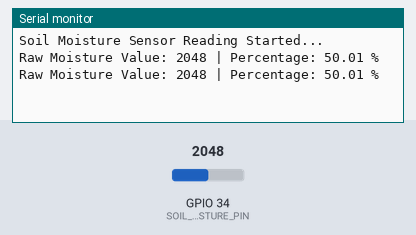
This sketch was run on a simulated ESP32. On the bench: the last lines printed to the serial monitor. Inputs (shaded band) come from the test bench; at power-on: GPIO 34 (SOIL_MOISTURE_PIN) = 2048.

Above: at 2.2 s.
2.3 s: GPIO 34 (SOIL_MOISTURE_PIN) set to 2866
At 3.4 s:
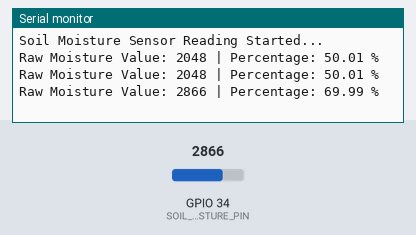
3.8 s: GPIO 34 (SOIL_MOISTURE_PIN) set to 3603
At 4.8 s:
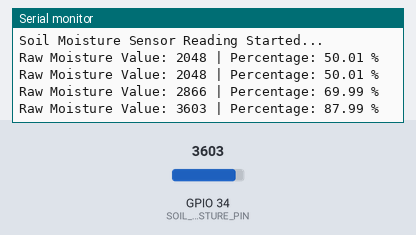
Timing chart, 0 to 6.8 s (numbered marks = the images above; inputs shaded):
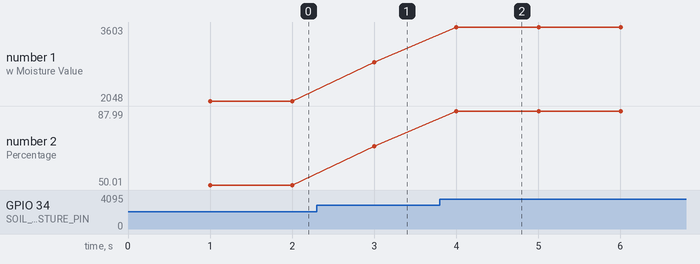

Measured:
- after the input at 2.3 s, the serial monitor: prints a new line after 0.70 s (image 1)
- after the input at 3.8 s, the serial monitor: prints a new line after 0.20 s (image 2)
- plotted number 1: 2048 → 2866 after the input at 2.3 s, 2866 → 3603 after the input at 3.8 s
- plotted number 2: 50.01 → 69.99 after the input at 2.3 s, 69.99 → 87.99 after the input at 3.8 s

The sketch:

Soil_Moisture_Sensor.ino
```cpp
#define SOIL_MOISTURE_PIN 34  // Analog pin on ESP32

void setup() {
  Serial.begin(115200);
  delay(1000);
  Serial.println("Soil Moisture Sensor Reading Started...");
}

void loop() {
  int moistureValue = analogRead(SOIL_MOISTURE_PIN); // Read analog value
  float percentage = ((float)moistureValue / 4095.0) * 100;

  Serial.print("Raw Moisture Value: ");
  Serial.print(moistureValue);
  Serial.print(" | Percentage: ");
  Serial.print(percentage, 2); // 2 decimal places
  Serial.println(" %");

  delay(1000);
}
```
